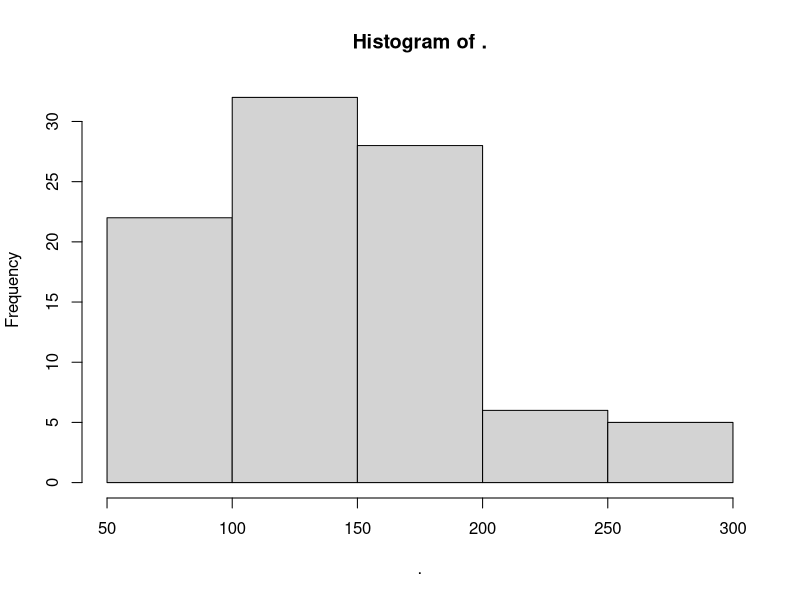
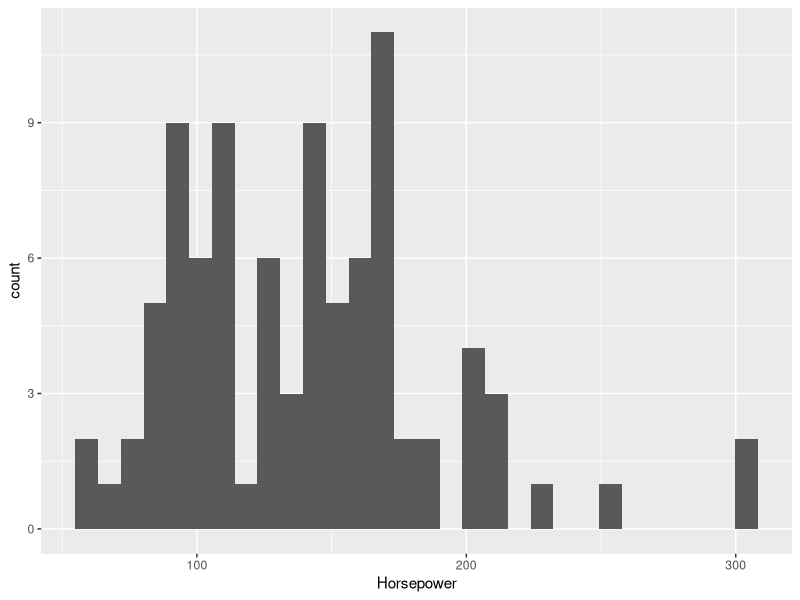
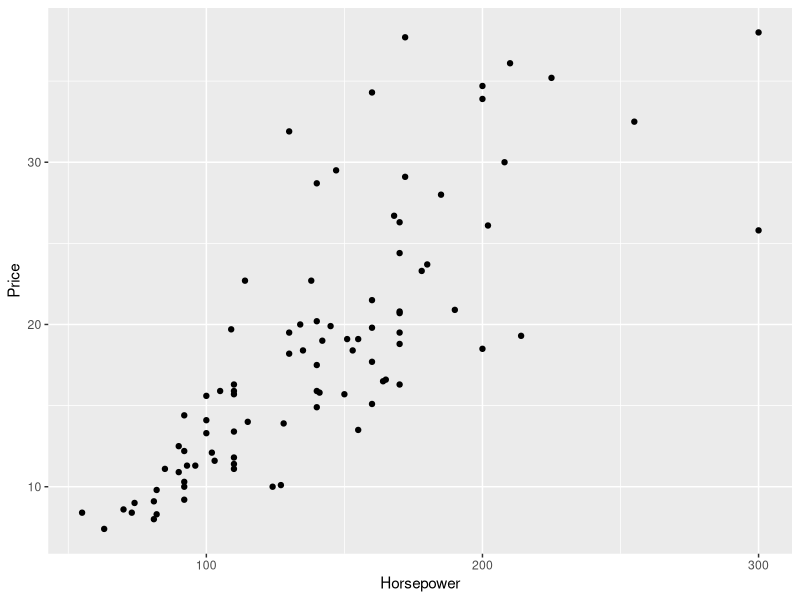

These charts were generated, in order, by the following R code: (Note: this script raises an error after producing the figures.)
library(MASS)
data(Cars93)

#install.packages('dplyr')
library(dplyr)

# Base-R vs. dplyr
# select Horsepower from Cars93
#Cars93$Horsepower

Cars93 %>% select(Type,Horsepower)

# keyboard shortcut for 'pipe' is cntrl + shift + m, (MacOS: cmd + shift + m)


# filter Type==Small
#Cars93[Cars93$Type=="Small",]

Cars93 %>% filter(Type=="Small")

# combine dplyr functions:
# return Type and Horsepower, only for Small cars
Cars93 %>% 
    filter(Type=="Small") %>% 
    select(Type,Horsepower)

# this order is not recommended!:
Cars93 %>% 
    select(Type,Horsepower) %>% 
    filter(Type=="Small")


##########
# return cars that are Small or Midsize (all columns) using dplyr
Cars93 %>% 
   filter(Type=="Small" | Type == "Midsize")

# isin, '%in%' operator
Cars93 %>% 
  filter(Type %in% c("Small","Midsize"))

#######
# msleep data from tidyverse
#install.packages('tidyverse')
library(tidyverse) # load in tidyverse which contains the msleep data
data("msleep") # load the msleep data

#dplyr
msleep %>%
  filter(vore=="herbi" & awake>=12) %>%
  select(vore,awake)

# base R (combining functions in base R is not recommended)
msleep[msleep$vore=="herbi",]$name

# dplyr, using %in%
msleep %>% 
  filter(vore %in% c('herb','carni') & sleep_total >12)


##############
# mutate (creating new columns)
data(Cars93)
Cars93_output <- Cars93 %>% mutate(HPperLiter = Horsepower / EngineSize) %>% 
            dplyr::select(Manufacturer,Model,Horsepower,EngineSize,HPperLiter,MPG.city)

# arrange (sorts the df)
Cars93_output <- Cars93 %>% mutate(HPperLiter = Horsepower / EngineSize) %>% 
  dplyr::select(Manufacturer,Model,Horsepower,EngineSize,HPperLiter,MPG.city) %>% 
  arrange(desc(Horsepower))

# combining dplyr with base-R
# what if you wanted to round the numbers in HPperLiter col?
# %>% round() does not work.. solution?
# could use the round() and mutate() and overwrite an existing col 
Cars93_output %>% mutate(HPperLiter = round(HPperLiter,2))

# what if you wanted to grab the mean of a col in dplyr?
Cars93_output %>% dplyr::select(Horsepower) %>% mean() # fix this sytnax error

# what if you wanted to generate a new categorical variable from a numerical one
# create a new variable named "HighPerformance" that equals one if HPperLiter >60,
# 0 otherwise
Cars93_output <- Cars93_output %>% mutate(HighPerformance = (HPperLiter>60)*1)

######
# group_by and summarize
# average EngineSize in the entire data
mean(Cars93$EngineSize)
# how about average EngineSize by Type?
Cars93 %>% group_by(Type) %>%
       summarize(Avg_EngineSize = mean(EngineSize)) %>% 
      arrange(desc(Avg_EngineSize))


#####
# Tips with dplyr
# Tip 1 combining dplyr with base R
Cars93 %>%
  dplyr::select(Type,Horsepower) %>% 
  pull(Horsepower) %>% 
  mean()

Cars93 %>% 
  dplyr::select(Type,Horsepower) %>% 
  pull(Horsepower) %>% 
  hist()

# Tip 2 combining dplyr with ggplot
Cars93 %>% 
  filter(Price<40) %>% 
  ggplot(aes(x=Horsepower)) +
  geom_histogram()

Cars93 %>% 
  filter(Price<40) %>% 
  ggplot(aes(x=Horsepower,y=Price)) +
  geom_point()


#########
# get min, max, and average price; average engine size, average HP, median MPG
# highway, # of cars with 2 airbags by # of cylinders
Cars93 %>% 
  group_by(Cylinders) %>%
  summarize(min_price = min(Price), 
  max_price = max(Price), avg_price = mean(Price), 
  avg_size=mean(EngineSize),avg_power=mean(Horsepower),
  med_mpg = median(MPG.highway),
  num_airbags=sum(AirBags == "Driver & Passenger"))


#######
# msleep data from tidyverse
#install.packages('tidyverse')
library(tidyverse) # load in tidyverse which contains the msleep data
data("msleep") # load the msleep data

# in-class application:
# 1) return average awake time by "vore" sorted by average awake time in
# descending order
msleep %>% 
  group_by(vore) %>%
  summarize(avg_awake = mean(awake)) %>% 
  arrange(desc(avg_awake))

# 2) create a new col brain_per that shows the percentage of body weight that 
#brain takes (use the ratio brainwt/bodywt)
# note that the following does not alter the original df:
msleep %>% 
  mutate(brain_per=brainwt/bodywt)

# 2') What is the average brain_per? (Hint: use na.rm=T) What does the distribution 
# of it look like? (combine dplyr with ggplot2 for this question)
msleep %>% 
  mutate(brain_per=brainwt/bodywt) %>%
  pull(brain_per) %>% 
  mean(na.rm=T)

msleep_new %>% 
  dplyr::select(brain_per) %>% 
  ggplot(aes(brain_per))+
    geom_histogram()

# 3) Return the top 5 animals with the highest brain_per
msleep_new %>% 
  dplyr::select(name,brain_per) %>% 
  arrange(desc(brain_per)) %>% 
  head(n=5)


# Use ggplot2 for the following:
# 4) Make a scatterplot showing brain_per against awake
# 4') Make a scatterplot showing brain_per against awake with different colors 
# by "vore"


